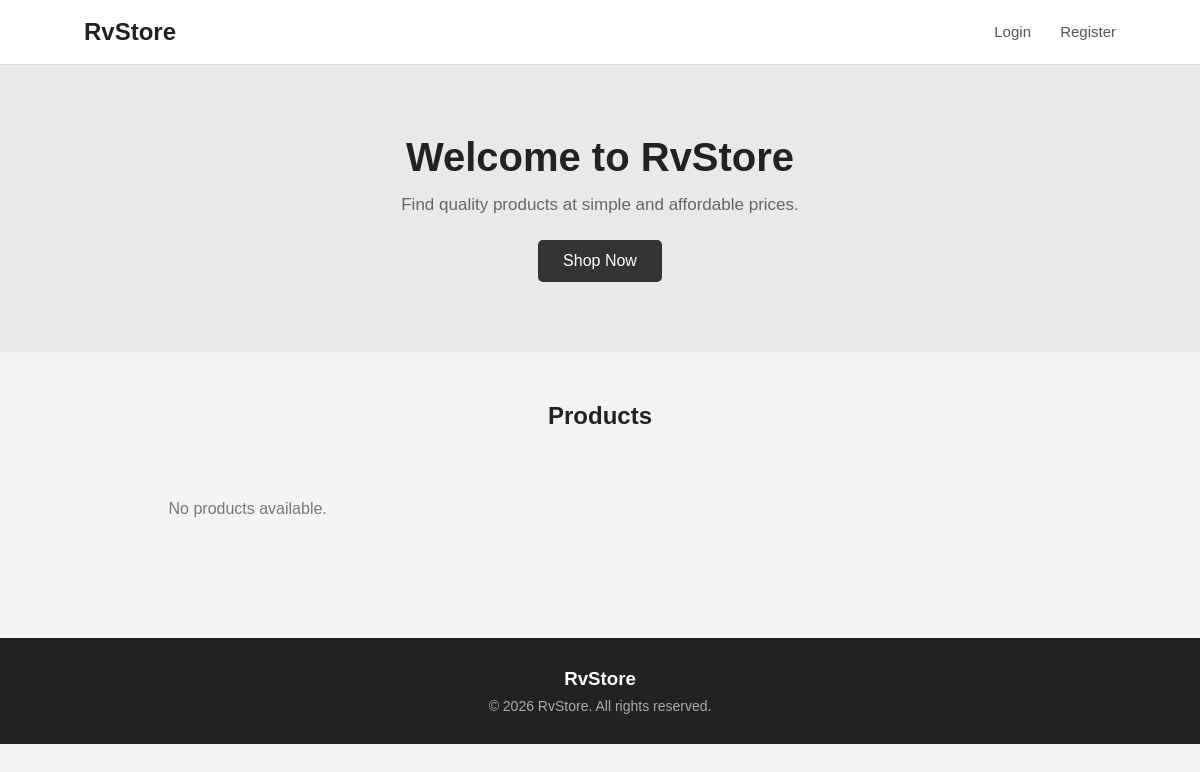
The app's page /, older data.
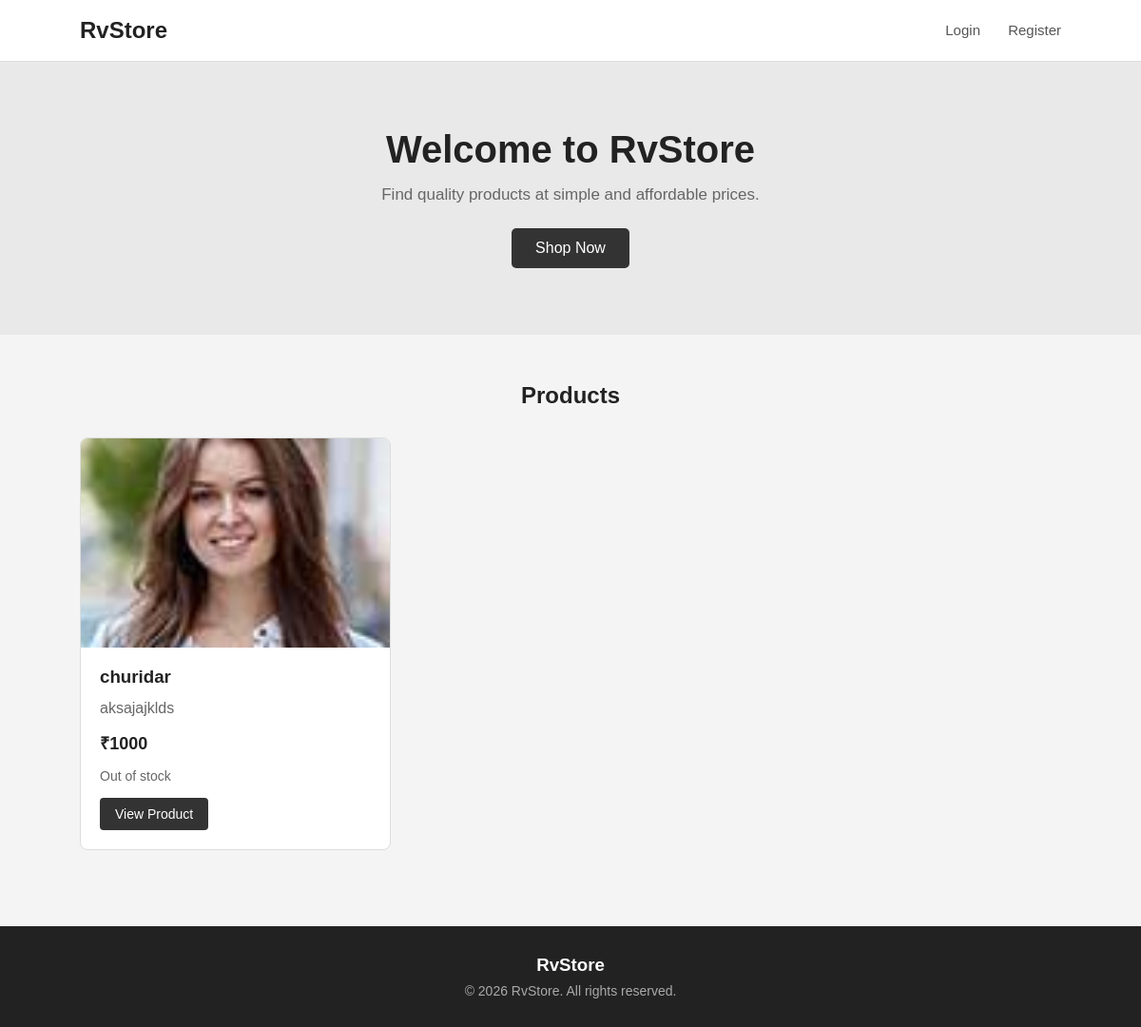
The same page, newer data.
### ecomapp/models.py (models this page shows, shortened)
class Product(models.Model):
    product_name=models.CharField(max_length=100)
    category=models.ForeignKey(Category,on_delete=models.CASCADE)
    description=models.CharField(max_length=100)
    price=models.PositiveIntegerField()
    image=models.ImageField(upload_to='product_images')
    stock = models.PositiveIntegerField(default=0)

### ecomapp/views.py (the view)
# urls.py: path('', IndexView.as_view(), name='home'),
class IndexView(View):
    def get(self, request):
        products = Product.objects.filter(
            category__is_active=True
        )
        return render(
            request,
            "index.html",
            {
                "products": products
            }
        )

### ecomapp/context_processors.py (called while the page is built)
def cart_count(request):
    cart=request.session.get('cart',{})
    count=sum(cart.values())
    return {'cart_count':count}

### ecomapp/templates/index.html (shortened to what this page needs)
<!DOCTYPE html>
<html lang="en">
<head>
</head>
<body>
    <header>
        <div class="logo">
            RvStore
        </div>
        <nav>
            <a href="{% url 'login' %}">
                Login
            </a>
            <a href="{% url 'register' %}">
                Register
            </a>
        </nav>
    </header>
    <section class="hero">
        <h1>
            Welcome to RvStore
        </h1>
        <p>
            Find quality products at simple and affordable prices.
        </p>
        <a href="#products"
           class="shop-btn">
            Shop Now
        </a>
    </section>
    <section class="section"
             id="products">
        <h2>
            Products
        </h2>
        <div class="cards">
            {% if products %}
                {% for product in products %}
                    <div class="card">
                        <div class="card-image">
                            {% if product.image %}
                                <img
                                    src="{{ product.image.url }}"
                                    alt="{{ product.product_name }}"
                                >
                            {% else %}
                                No Image
                            {% endif %}
                        </div>
                        <div class="card-content">
                            <h3>
                                {{ product.product_name }}
                            </h3>
                            <p>
                                {{ product.description }}
                            </p>
                            <div class="price">
                                ₹{{ product.price }}
                            </div>
                            <div class="stock">
                                {% if product.stock > 0 %}
                                    {{ product.stock }} items available
                                {% else %}
                                    Out of stock
                                {% endif %}
                            </div>
                            <a
                                href="{% url 'product_detail' product.id %}"
                                class="view-btn"
                            >
                                View Product
                            </a>
                        </div>
                    </div>
                {% endfor %}
            {% else %}
                <div class="no-products">
                    <p>
                        No products available.
                    </p>
                </div>
            {% endif %}
        </div>
    </section>
    <footer>
        <h3>
            RvStore
        </h3>
        <p>
            © 2026 RvStore. All rights reserved.
        </p>
    </footer>
</body>
</html>

Row changes from the older to the newer data that the page shows:
added Product: image (picture), product_name "churidar", description "aksajajklds", price "1000", stock "Out of stock"
Text that changed along with them:
text no longer shown: "No products available."
